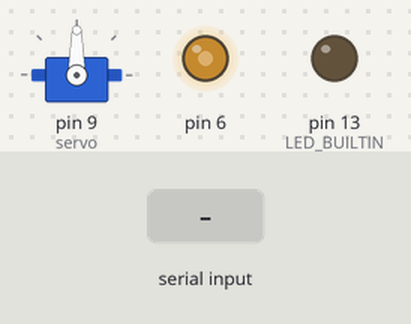
Bench run of a program on a simulated Arduino Nano, built with avr-gcc and run on an emulated ATmega328P. On the bench: servo, output pins drawn as LEDs (lit = HIGH). The inputs (shaded band) are chosen by the test bench. What the program prints to the serial monitor is not drawn.

Above: at 1.2 s.
1.3 s: "+\n" received over Serial
2.8 s: byte 10 ('\n') received over Serial
4.3 s: "90,45\n" received over Serial
5.8 s: "30,150\n" received over Serial
Timing chart, 0 to 8.3 s (numbered marks = the images above; inputs shaded):
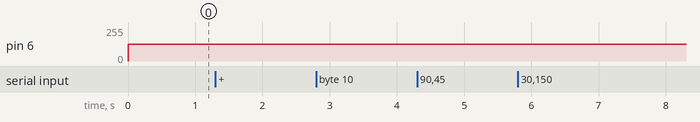

Measured:
- after the input at 1.3 s, every drawn part: stays the same
- after the input at 2.8 s, every drawn part: stays the same
- after the input at 4.3 s, every drawn part: stays the same
- after the input at 5.8 s, every drawn part: stays the same

The program:

main.cpp
```cpp
#include <Arduino.h>
#include <Servo.h>

Servo servo;

/*
 *   0°   500uS
 *  45°   833uS
 *  90°  1166uS
 * 135°  1500uS
 * 180°  1833uS
 * 225°  2167uS
 * 270°  2500uS
*/
#define NUM_STEPS 1000

const size_t BUFFER_SIZE = 256;
size_t writePointer = 0;
char serialBuffer[BUFFER_SIZE] = {0};


void setup() {
	pinMode(6, OUTPUT);
	pinMode(LED_BUILTIN, OUTPUT);
	Serial.begin(115200);
	Serial.println("Start");

	servo.attach(9, 500, 2500);  // attaches the servo on pin 9 to the servo object
}

void loop() {

	analogWrite(6, 127);

	while(Serial.available())
	{
		int b = Serial.read();
		if (b <= 0)
			continue;

		if(writePointer >= BUFFER_SIZE-1)
			writePointer = 0;

		if(b == '\n')
		{
			serialBuffer[writePointer++] = '\0';
			long out = strtol(serialBuffer, NULL, 10);

			if(out >= 450 && out <= 2500)
			{
				servo.writeMicroseconds(out);
				Serial.print(" -> ");
				Serial.print(out);
				Serial.println("uS");
			}

			writePointer = 0;
		}
		else if(isdigit((char) b) || b == '+' || b == '-')
			serialBuffer[writePointer++] = (char) b;
		//else
		//	writePointer = 0;

		Serial.print("[");
		Serial.print(writePointer);
		Serial.print("]");
	}

	//servo.writeMicroseconds(500);
	//delay(2000);
//
	//digitalWrite(LED_BUILTIN, HIGH);
	//for(int i=0; i<NUM_STEPS; i++)
	//{
	//	delay(10);
	//	servo.writeMicroseconds(map(i, 0, NUM_STEPS, 500, 1865)); // calibrate: 180° ^= 1865
	//}
	//digitalWrite(LED_BUILTIN, LOW);
	//delay(5000);


	//digitalWrite(LED_BUILTIN, HIGH);
	//delay(3000);
//
	//analogWrite(6, 0);
	//digitalWrite(LED_BUILTIN, LOW);
	//delay(1000);
//
	//analogWrite(6, 63);
	//digitalWrite(LED_BUILTIN, HIGH);
	//delay(3000);
//
	//analogWrite(6, 0);
	//digitalWrite(LED_BUILTIN, LOW);
	//delay(1000);
//
	//analogWrite(6, 127 + 63);
	//digitalWrite(LED_BUILTIN, HIGH);
	//delay(3000);
//
	//analogWrite(6, 0);
	//digitalWrite(LED_BUILTIN, LOW);
	//delay(1000);
}
```

CircularBuffer.cpp
```cpp

```
